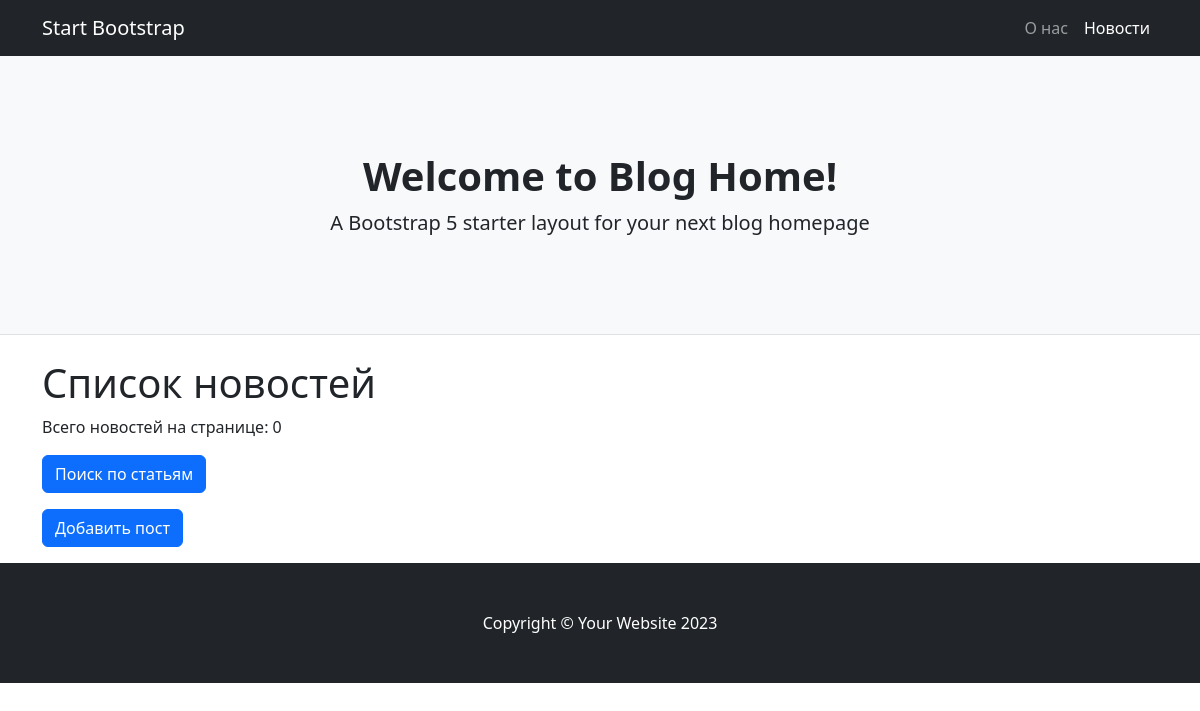
The page /news/ on the database as committed earlier.
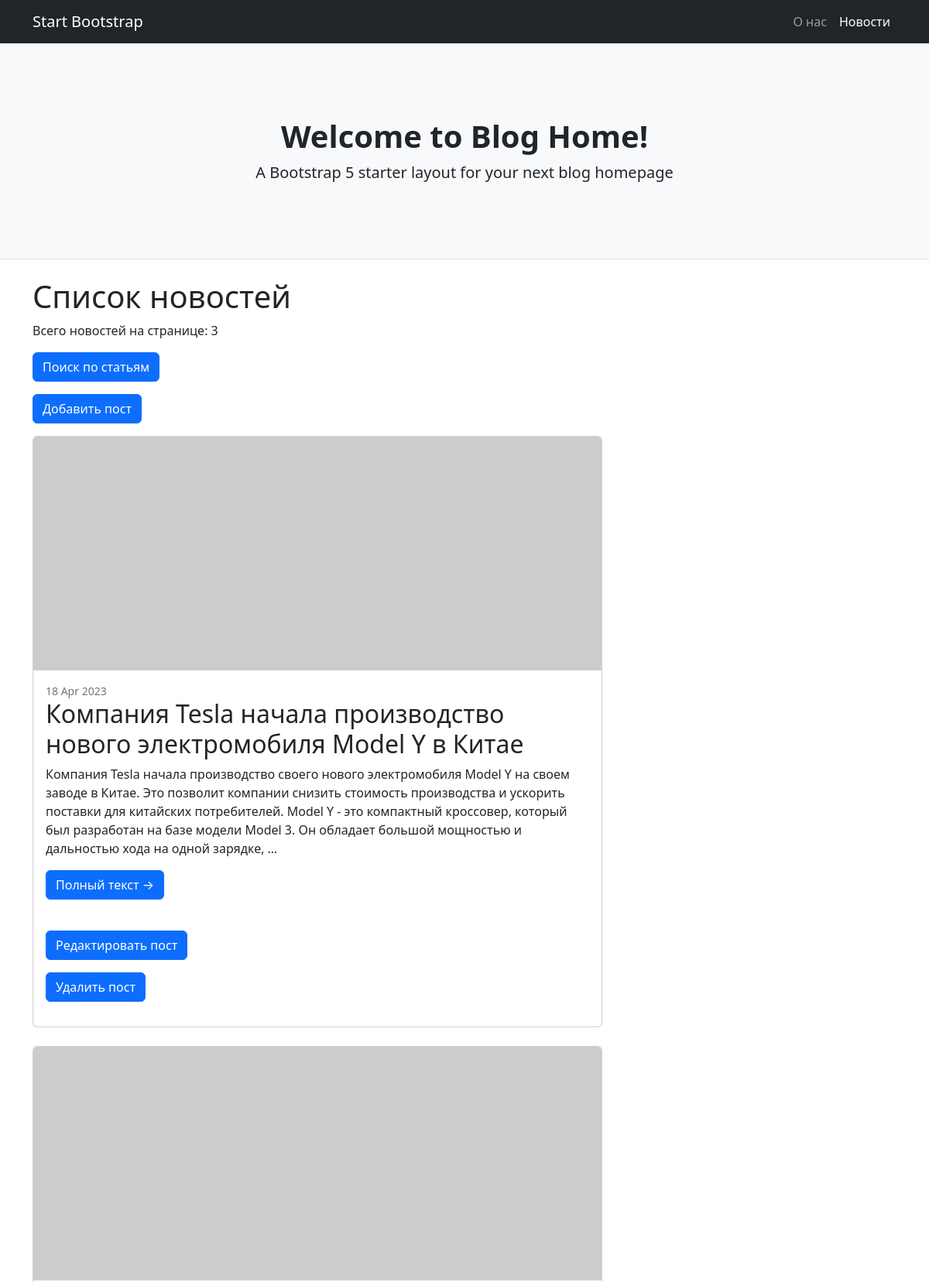
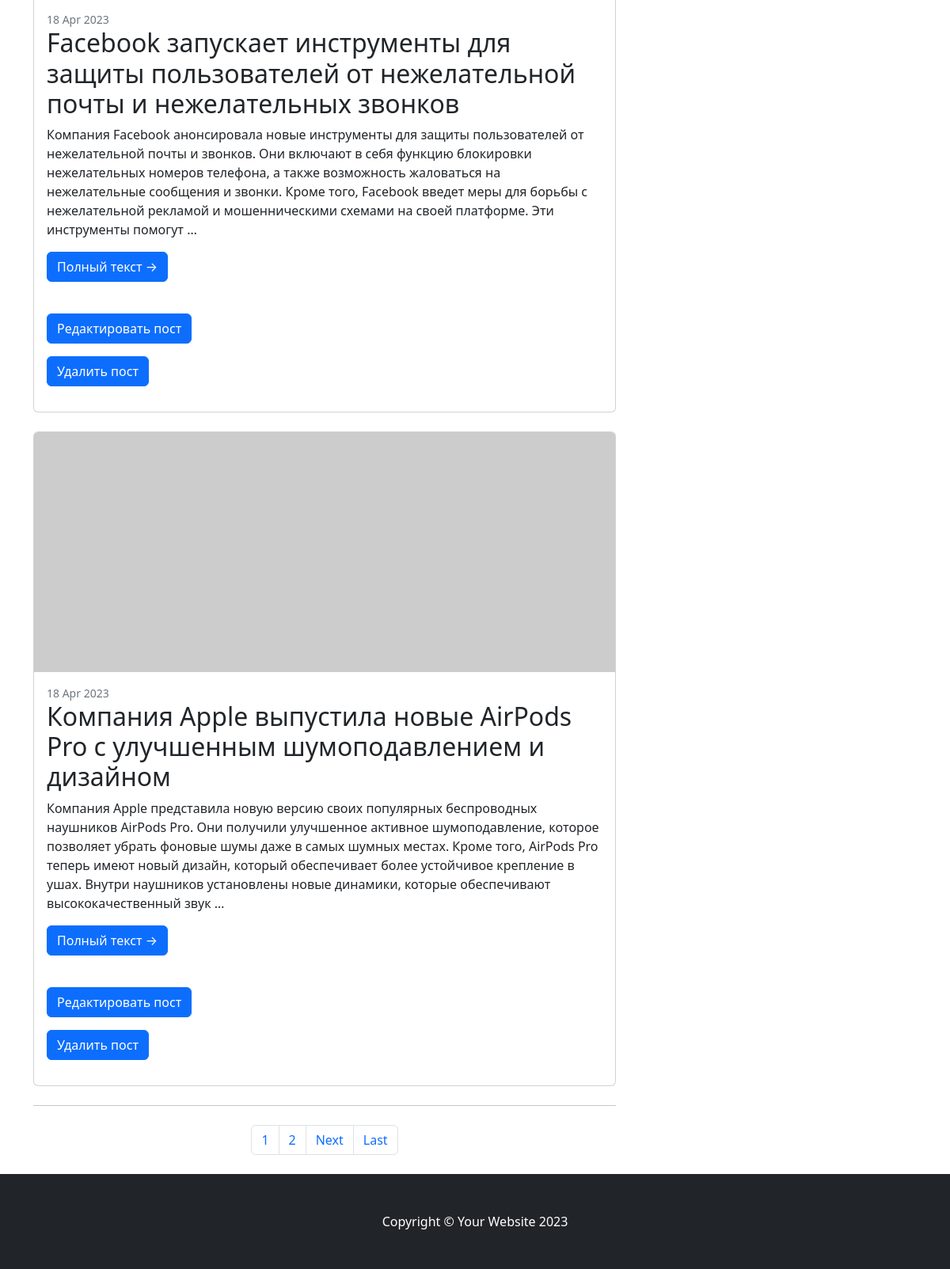
The same page on the database as committed later (2 pictures, top to bottom).
### news/models.py (models this page shows, shortened)
class Post(models.Model):
    author = models.ForeignKey(Author, on_delete=models.CASCADE)
    NEWS = 'NW'
    ARTICLE = 'AR'
    POST_TYPE_CHOICES = [
        (NEWS, 'Новость'),
        (ARTICLE, 'Статья')
    ]
    type = models.CharField(
        max_length=2,
        choices=POST_TYPE_CHOICES,
        default=NEWS
    )
    datetime = models.DateTimeField(auto_now_add=True)
    category = models.ManyToManyField(Category, through='PostCategory')
    title = models.CharField(max_length=128)
    text = models.TextField()
    rating = models.SmallIntegerField(default=0)

### news/views.py (the view)
# urls.py: path('', NewsList.as_view()),
class NewsList(ListView):
    model = Post
    template_name = 'news.html'
    context_object_name = 'news_list'
    queryset = Post.objects.order_by('-id')
    paginate_by = 3

### accounts/templatetags/custom_filters.py (called while the page is built)
@register.filter(name='censor')
def censor(text):
    censor_words = ('мат', 'ещёмат', 'трехэтажныймат') #кортеж нецензурных слов
    censored_text = []
    for word in text.split():
        if word.lower().strip('''!()-[]{};?@#$%:'"\,./^&amp;*_''') in censor_words:
            word = '*' * len(word)
            censored_text.append(word)
        else:
            censored_text.append(word)
    return ' '.join(censored_text)

### templates/news.html (shortened to what this page needs)
{% extends 'flatpages/default.html' %}
{% load custom_filters %}
{% block content %}
<div class="container">
    <div class="row">
        <h1>Список новостей</h1>
        <p>Всего новостей на странице: {{ news_list | length }}</p>
        <p><a class="btn btn-primary" href="/news/search/">Поиск по статьям</a></p>
        <p><a class="btn btn-primary" href="{% url 'create_post' %}">Добавить пост</a></p>
        <div class="col-lg-8">
                {% for news in news_list %}
                <div class="card mb-4">
                    <a href="{{ news.id }}"><img class="card-img-top" src="https://dummyimage.com/850x350/dee2e6/6c757d.jpg" alt="..." /></a>
                    <div class="card-body">
                        <div class="small text-muted">{{ news.datetime|date:'d M Y' }}</div>
                        <h2 class="card-title">{{ news.title|censor }}</h2>
                        <p class="card-text">{{ news.text|truncatewords:50|censor }}</p>
                        <p><a class="btn btn-primary" href="{{ news.id }}">Полный текст →</a></p>
                        <br>
                        <p><a class="btn btn-primary" href="{% url 'update_post' news.id %}">Редактировать пост</a></p>
                        <p><a class="btn btn-primary" href="{% url 'delete_post' news.id %}">Удалить пост</a></p>
                    </div>
                </div>
                {% endfor %}
            {% if is_paginated %}
            <nav aria-label="Pagination">
                <hr class="my-0" />
                <ul class="pagination justify-content-center my-4">
                    {% for num in page_obj.paginator.page_range %}
                    {% if page_obj.number == num %}
                    <li class="page-item"><a class="page-link" href="">{{ num }}</a></li>
                    {% elif num > page_obj.number|add:'-3' and num < page_obj.number|add:'3' %}
                    <li class="page-item"><a class="page-link" href="?page={{ num }}">{{ num }}</a></li>
                    {% endif %}
                    {% endfor %}
                    {% if page_obj.has_next %}
                    <li class="page-item"><a class="page-link" href="?page={{ page_obj.next_page_number }}">Next</a></li>
                    <li class="page-item"><a class="page-link" href="?page={{ page_obj.paginator.num_pages }}">Last</a></li>
                    {% endif %}
                </ul>
            </nav>
            {% endif %}
        </div>
    </div>
</div>
{% endblock content %}

### templates/flatpages/default.html (shortened to what this page needs)
{% load static %}
<!DOCTYPE html>
<html lang="en">
    <head>
        <link href="{% static 'css/styles.css' %}" rel="stylesheet" />
    </head>
    <body>
        <nav class="navbar navbar-expand-lg navbar-dark bg-dark">
            <div class="container">
                <a class="navbar-brand" href="#!">Start Bootstrap</a>
                <div class="collapse navbar-collapse" id="navbarSupportedContent">
                    <ul class="navbar-nav ms-auto mb-2 mb-lg-0">
                        <li class="nav-item"><a class="nav-link" href="/home/">О нас</a></li>
                        <li class="nav-item"><a class="nav-link active" aria-current="page" href="/news/">Новости</a></li>
                    </ul>
                </div>
            </div>
        </nav>
        <header class="py-5 bg-light border-bottom mb-4">
            <div class="container">
                <div class="text-center my-5">
                    <h1 class="fw-bolder">Welcome to Blog Home!</h1>
                    <p class="lead mb-0">A Bootstrap 5 starter layout for your next blog homepage</p>
                </div>
            </div>
        </header>
        <div class="container">
        <div class="row">
        {% block content %}
        {% endblock content %}
        </div>
        </div>
        <footer class="py-5 bg-dark">
            <div class="container"><p class="m-0 text-center text-white">Copyright &copy; Your Website 2023</p></div>
        </footer>
    </body>
</html>

Rows that differ between the two databases and show on the page:
added Post: datetime "18 Apr 2023", title|censor "Компания Tesla начала производство нового электромобиля Model Y в Китае", text|censor "Компания Tesla начала производство своего нового электромобиля Model Y на своем заводе в Китае. Это позволит компании снизить стоимость производства и ускорить поставки для китайских потребителей. Model Y - это компактный кроссовер, который был разработан на базе модели Model 3. Он обладает большой мощностью и дальностью хода на одной зарядке, …"
added Post: datetime "18 Apr 2023", title|censor "Facebook запускает инструменты для защиты пользователей от нежелательной почты и нежелательных звонков", text|censor "Компания Facebook анонсировала новые инструменты для защиты пользователей от нежелательной почты и звонков. Они включают в себя функцию блокировки нежелательных номеров телефона, а также возможность жаловаться на нежелательные сообщения и звонки. Кроме того, Facebook введет меры для борьбы с нежелательной рекламой и мошенническими схемами на своей платформе. Эти инструменты помогут …"
added Post: datetime "18 Apr 2023", title|censor "Компания Apple выпустила новые AirPods Pro с улучшенным шумоподавлением и дизайном", text|censor "Компания Apple представила новую версию своих популярных беспроводных наушников AirPods Pro. Они получили улучшенное активное шумоподавление, которое позволяет убрать фоновые шумы даже в самых шумных местах. Кроме того, AirPods Pro теперь имеют новый дизайн, который обеспечивает более устойчивое крепление в ушах. Внутри наушников установлены новые динамики, которые обеспечивают высококачественный звук …"
Other text that changed with them:
{{ news_list | length }}: "0" → "3"
new list line: "1"
new list line: "2"
text now shown: "Next Last"
